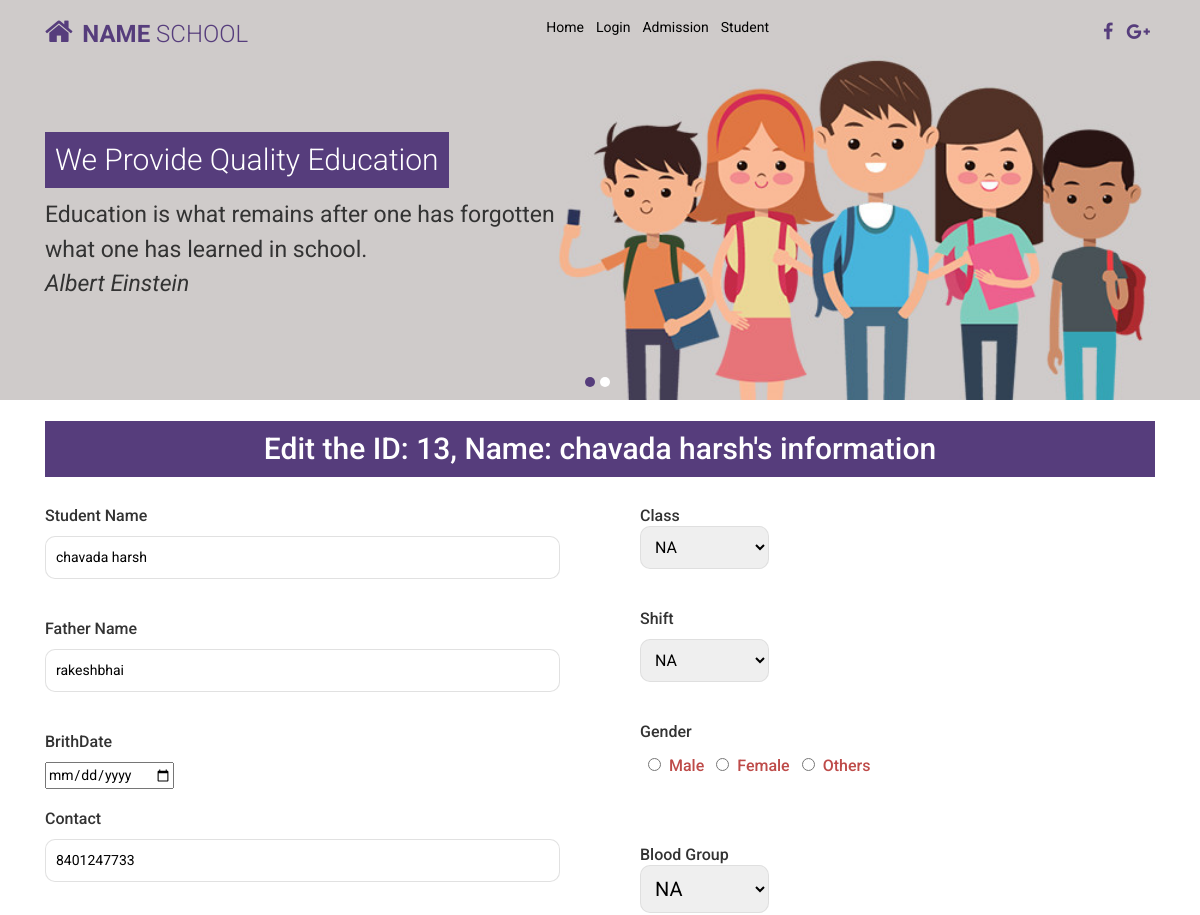
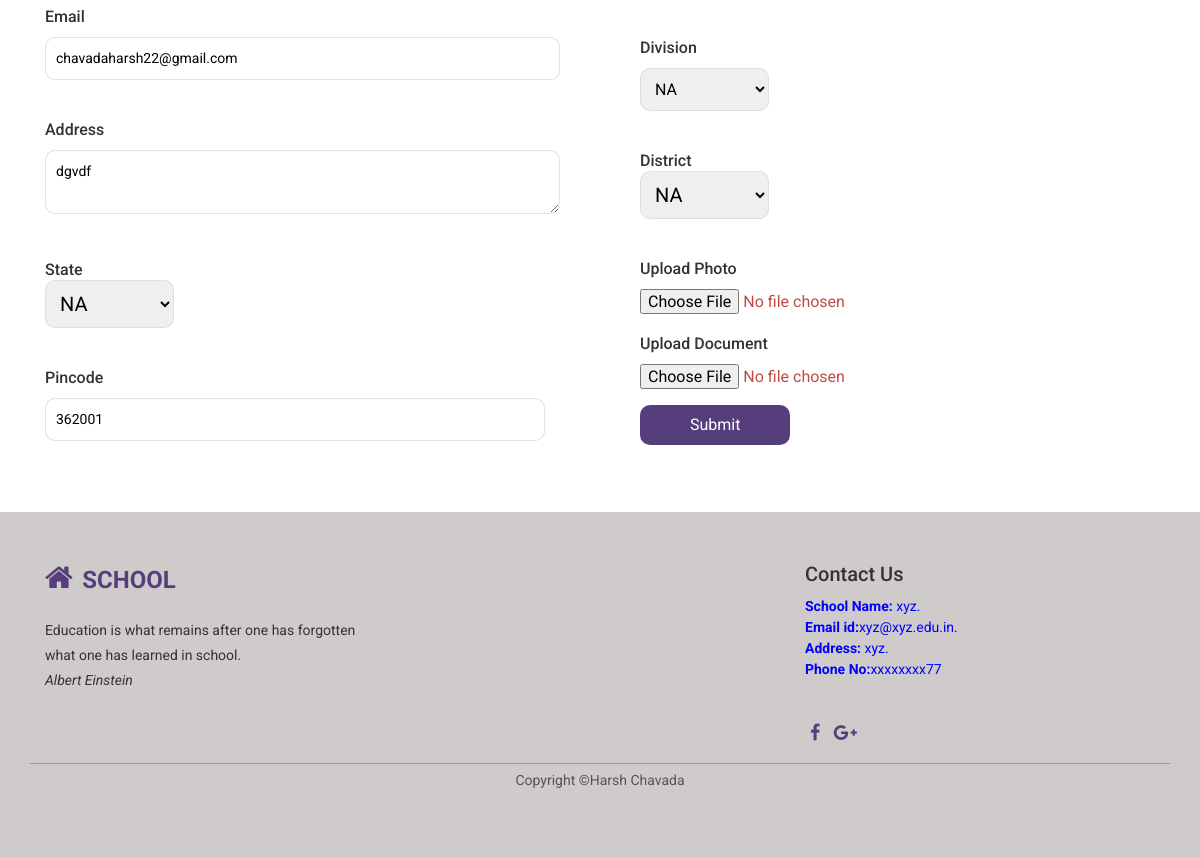
The page /edit.php?id=13 on the database its author committed (2 pictures, top to bottom).
### tables this page shows
CREATE TABLE `student` (
  `id` int(11) NOT NULL,
  `sname` varchar(200) NOT NULL,
  `gname` varchar(200) NOT NULL,
  `birth_data` varchar(15) NOT NULL,
  `contact` varchar(50) NOT NULL,
  `email` varchar(100) NOT NULL,
  `address` varchar(2000) NOT NULL,
  `class` varchar(40) NOT NULL,
  `shift` varchar(250) NOT NULL,
  `gender` varchar(10) NOT NULL,
  `blgroup` varchar(5) NOT NULL,
  `District` varchar(20) NOT NULL,
  `State` varchar(20) NOT NULL,
  `Pincode` varchar(10) NOT NULL,
  `Caste` varchar(11) NOT NULL,
  `photo_path` varchar(255) NOT NULL,
  `document_path` varchar(255) NOT NULL,
  `photo` blob DEFAULT NULL
);

### edit.php (the view, shortened to what this page needs)
<?php
$cn = mysqli_connect("localhost", "root", "", "db_admission");
    $sname = "";
    $gname = "";
    $brdata = "";
    $contact = "";
    $email = "";
    $address = "";
					$Pincode = "";
    $esname = "";
    $egname = "";
    $econtact = "";
    $eemail = "";
    $eaddress = "";
    $eshift = "";
    $eblgroup = "";
    $eDistrict = "";
					$eState = "";
					$ePincode = "";
					$eCaste = "";
                        $sql = "SELECT * FROM student WHERE id = " . $_GET['id'];;
                        $table = mysqli_query($cn, $sql);
                        if ($table) {
                            $row = mysqli_fetch_assoc($table);
                            $sname = $row['sname'];
                            $gname = $row['gname'];
                            $brdata = $row['birth_data'];
                            $contact = $row['contact'];
                            $email = $row['email'];
                            $address = $row['address'];
                            $Pincode = $row['Pincode'];
                        } else {
                            echo '<span>' . mysqli_error($cn) . '</span>';
                        }
?>
<!doctype html>
<html lang="en">
<head>
    <link rel="stylesheet" href="assets/css/bootstrap.min.css">
    <link rel="stylesheet" href="assets/css/font-awesome.min.css">
    <link rel="stylesheet" href="assets/css/owl.carousel.min.css">
    <link rel="stylesheet" href="style.css">
</head>
<body>
  <div class="header-area header-absoulate">
        <div class="container">
            <div class="row">
                <div class="col-md-4">
                    <div class="logo">
                        <a href="">
                            <i class="fa fa-home"></i>
                            <span>Name <span id="na">School</span></span>
                        </a>
                    </div>
                </div>
    <div class="col-md-7">
                 <div class="main-menu">
                     <nav class="navbar navbar-expand-lg navbar-light" style="background-color: #CFCBCA;">
                        <div class="collapse navbar-collapse" id="navbarNav">
                            <ul class="navbar-nav ml-auto">
                                <li class="nav-item active">
                          <input type="button" value="Home" name="Home"
                          style="background-color: #CFCBCA;border: 0cm;"><a href="as.php"></a>
                                </li>
                                <li class="nav-item">
                          <input type="button" value="Login" name="Login"
                          style="background-color: #CFCBCA;border: 0cm;"><a href="efrist.php"></a>
                                </li>
                                <li class="nav-item">
                          <input type="button" value="Admission" name="Admission"
                          style="background-color: #CFCBCA;border: 0cm;"><a href="student.php"></a>
                                </li>
                                <li class="nav-item">
                          <input type="button" value="Student" name="Student"
                          style="background-color: #CFCBCA;border: 0cm;"><a href="view.php"></a>
                                </li>
                            </ul>
                        </div>
                    </nav>
                 </div>
             </div>
                <div class="col-md-1 text-right">
                    <span class="social-icon">
                        <a href="https://www.facebook.com"><i class="fa fa-facebook"></i></a>
                        <a href="https://www.google.com"><i class="fa fa-google-plus"></i></a>
                    </span>
                </div>
            </div>
        </div>
    </div>
   <div class="welcome-area">
        <div class="owl-carousel slider-content">
            <div class="single-slider-item slider-bg-1">
                <div class="slider-inner">
                    <div class="container">
                        <div class="row">
                            <div class="col-md-12">
                                <div class="slide-text">
                                    <h2>We provide quality education</h2>
                                    <p>Education is what remains after one has forgotten<br>
                                        what one has learned in school.
                                        <br><i>Albert Einstein</i>
                                    </p>
                                </div>
                            </div>
                        </div>
                    </div>
                </div>
            </div>
        </div>
    </div>
 <div class="form-area">
    <div class="container">
        <div class="row">
            <div class="col-md-12">
                <div class="section-title">
                    <h3 id="et">Edit the ID:
                        <?php print $_GET['id'].', Name: '.$row["sname"]; ?>'s information</h3>
                </div>
                <div class="row">
					<div class="col-md-12">
						<form action="" method="post" enctype="multipart/form-data">
							<div class="row">
								<div class="col-md-6">
									<div class="left-side-form">
										<h5><label for="sname">Student name</label>
										<span class="error"><?php print $esname; ?></span></h5>
										<p><input type="text" name="sname" value="<?php print $sname; ?>"></p>
										<h5><label for="gname">Father name</label></h5>
										<p><input type="text" name="gname" value="<?php print $gname; ?>"></p>
                                        <h5><label for="brdata">BrithDate</label></h5>
										<p><input type="date" name="brdata" value="<?php print $brdata; ?>"require></p>
										<h5><label for="contact">contact</label></h5>
										<p><input type="text" name="contact" value="<?php print $contact; ?>"></p>
										<h5><label for="email">email</label></h5>
										<p><input type="text" name="email" value="<?php print $email; ?>"></p>
										<h5><label for="address">address</label></h5>
										<p><textarea name="address"><?php print $address; ?></textarea></p>
										<h5><label for="State">State</label><br>
										<p><select name="State" id="">
												<option value="NA">NA</option>
												</select></h5></p>
										<h5><label for="Pincode">Pincode</label></h5>
												<p><input type="text" style="width: 500px;" placehodler="Pincode"  name="Pincode" value="<?php print $Pincode; ?>"></p>
									</div>
								</div>
								<div class="col-md-6">
									<div class="right-side-form">
										<h5><label for="class">class</label><span class="error">
										<p><select name="class" id="">
												<option value="NA">NA</option>
												</select><span class="error">
										<h5><label for="shift">shift</label></h5>
										<p><select name="shift" id="">
										<option value="NA">NA</option>
											</select></p>
										<h5><label for="gender">Gender</label></h5>
										<input type="radio" name="gender" value="male"><span>Male</span>
										<input type="radio" name="gender" value="female"><span>Female</span>
										<input type="radio" name="gender" value="others"><span>Others</span>
										<h5><label for="blgroup">blood group</label>
										<p><select name="blgroup" id="">
										<option value="NA">NA</option>
												</select>
												</h5>
										<h5><label for="Caste">division</label></h5>
										<p><select name="Caste" id="">
										<option value="NA">NA</option>
											</select></p>
												<h5><label for="District">District</label>
										<p><select name="District" id="">
												<option value="NA">NA</option>
												</select></h5></p>
 <h5><label for="photo">Upload Photo</label></h5>
<p><input type="file" name="photo" accept="image/*" require></p>
<h5><label for="document">Upload Document</label></h5>
<p><input type="file" name="document" accept=".pdf, .doc, .docx" require></p>
										<p><input type="submit" name="submit" value="Submit"></p>
									</div>
								</div>
							</div>
						</form>
					</div>
				</div>
			</div>
		</div>
	</div>
</div>
<footer>
     <div class="container">
         <div class="row">
             <div class="col-md-4">
                 <div class="widget">
                     <div class="logo">
                         <a href="">
                             <i class="fa fa-home"></i>
                             <span>School</span>
                         </a>
                         <p> Education is what remains after one has forgotten <br>
                             what one has learned in school.
                             <br><i>Albert Einstein</i>
                         </p>
                     </div>
                 </div>
             </div>
             <div class="col-md-4">
             </div>
             <div class="col-md-4" style="color:blue;">
                    <h5>Contact Us</h5>
                    <p class="school"><b>School Name:</b> xyz.<br>
                   <b> Email id:</b>xyz@xyz.edu.in.<br>
                    <b>Address:</b> xyz.<br>
                   <b> Phone No:</b>xxxxxxxx77</p><br>
                 <span class="social-icon">
                     <a href="https://www.facebook.com"><i class="fa fa-facebook"></i></a>
                     <a href="https://www.google.com"><i class="fa fa-google-plus"></i></a>
                 </span>
             </div>
             <p class="copy-right">Copyright &copy;Harsh Chavada</p>
         </div>
     </div>
 </footer>
</body>
</html>

### style.css (style rules this page uses)
* { margin: 0 auto; }
body { font-family: 'Roboto', sans-serif; font-size: 14px; }
h1, h2, h3, h4, h5, h6 { color: #333; text-transform: capitalize; margin-bottom: 10px; }
.header-area { background-color: #563D7C; padding: 10px; }
.header-absoulate { position: absolute; top: 0; left: 0; z-index: 9; width: 100%; background: none; color: #563D7C; margin-bottom: 30px; margin-top: 6px; }
.navbar { margin: 0%; padding: 0%; width: 350px; background-color: #CFCBCA; }
.logo a i.fa.fa-home { color: #563D7C; font-size: 30px; margin-right: 6px; }
.logo span { display: inline-block; color: #563D7C; margin-left: 10px; text-transform: uppercase; margin: 0; font-size: 24px; font-weight: 700; }
.main-menu ul { padding: 0; margin: 0; list-style: none; }
.main-menu ul li { display: inline-block; }
.main-menu ul li a { display: block; padding: 5px 10px; color: #563D7C; text-transform: uppercase; text-align: center; font-weight: 600; transition: .4s; }
span.social-icon a { color: #563D7C; font-size: 18px; margin: 2px 5px; display: inline-block; }
span#na { font-weight: 300; }
.slider-bg-1 { background-image: url(assets/img/student-bg-1.jpg); }
.single-slider-item { background-position: center; background-size: cover; min-height: 400px; width: 100%; display: table; padding-top: 50px; background-color: #333; }
.slider-inner { display: table-cell; width: 100%; vertical-align: middle; }
.slide-text h2 { font-size: 30px; color: #fff; background: #563D7C; display: inline-block; padding: 10px; font-weight: 300; }
.slide-text p { color: #333; font-size: 23px; }
.section-title h3 { background: #563D7C; padding: 10px; color: #fff; font-size: 30px; text-align: center; margin-bottom: 25px; }
h3#et { text-transform: inherit; }
form label { text-transform: capitalize; font-size: 16px; margin: 0; display: inline-block; }
form { margin-bottom: 35px; }
form input[type="text"], textarea { width: 100%; padding: 10px; border: 1px solid #dddd; outline: none; border-radius: 10px; margin-bottom: 20px; }
.left-side-form { margin-right: 25px; }
.right-side-form { margin-left: 25px; }
select { width: 25%; padding: 10px; border: 1px solid #dddd; text-transform: capitalize; border-radius: 10px; margin-bottom: 20px; outline: none; }
input[type="radio"] { margin: 0 8px; margin-bottom: 70px; }
input[type="submit"] { background: #563D7C; border: none; color: #fff; padding: 10px 50px; border-radius: 10px; outline: none; }
h5 span.error, span.error { font-size: 16px; color: #BE4B49; margin-left: 5%; }
footer { background-color: #CFCBCA; padding: 50px 0; }
.widget p { color: #333; margin-right: 20px; margin-top: 20px; line-height: 1.8; }
.copy-right { border-top: 1px solid #999; width: 100%; text-align: center; padding-top: 6px; margin-top: 15px; color: #555; }

### edit.php (style rules this page uses)
.owl-carousel { width: 100%; margin: auto; }

### rows shown on the page
student: sname "chavada harsh", gname "rakeshbhai", contact "8401247733", email "chavadaharsh22@gmail.com", address "dgvdf", Pincode "362001"

### other values the page prints
$_GET['id'] "13"
